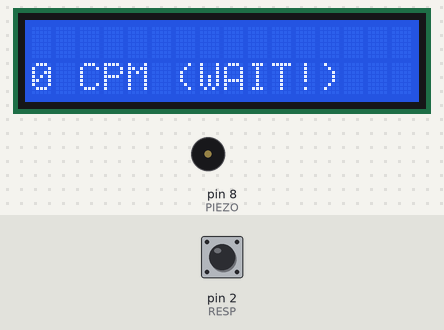
Bench run of a sketch on a simulated Arduino Uno, built with avr-gcc and run on an emulated ATmega328P. Parts: 16×2 character LCD, buzzer (waves = sounding). Inputs (shaded band) come from the test bench; at power-on: pin 2 (RESP) LOW.

Above: at 1.2 s.
1.3 s: pin 2 (RESP) driven HIGH
At 2.8 s:
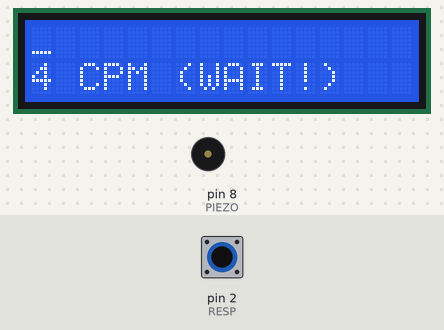
4.3 s: pin 2 (RESP) pulsed LOW 5 times (0.12 s each, 0.3 s apart)
At 6.7 s:
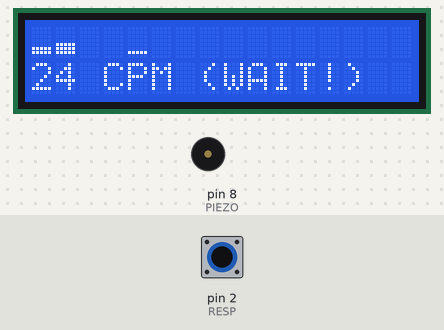
7.3 s: pin 2 (RESP) pulsed LOW 2 times (0.12 s each, 0.3 s apart)
At 8.5 s:
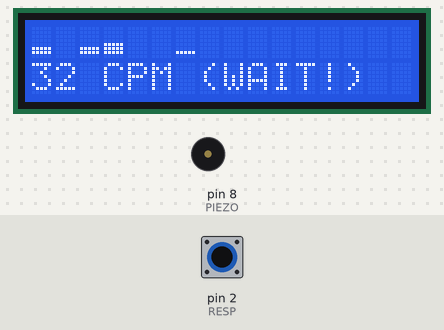
Timing chart, 0 to 10.3 s (numbered marks = the images above; inputs shaded):
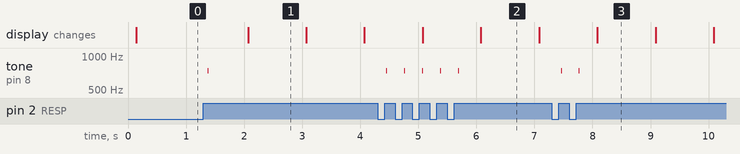

The sketch:

geiger.ino
```cpp
//---------------------//
// Geiger Counter Code //
//---------------------//

#include <LiquidCrystal.h>

const int PIEZO = 8;
const int HVTRIG = 7;
const int RESP = 2;

const int TIME = 700;// 219; // 219 @ 3V, 145 @ 5V

const double FREQ_KHZ = 1.43;
const double FREQ_KHZ_DIGITS = 4;

const int ITERS_BETWEEN_REPORTING = 100;

volatile int counts = 0;
int countsBeforeLastBeep = 0;

const int LCD_RS = 12, LCD_EN = 11, LCD_D4 = 3, LCD_D5 = 4, LCD_D6 = 5, LCD_D7 = 6;

const int CPM_INTERVAL_SECS = 15;
const int CPM_INTERVAL_SECS_DIGITS = 2;
const double CPM_INTERVAL_MINS = ((double)CPM_INTERVAL_SECS) / 60;

const byte LCDBG_ONE [7] = {
  B00000,
  B00000,
  B00000,
  B00000,
  B00000,
  B00000,
  B11111
};

const byte LCDBG_TWO [7] = {
  B00000,
  B00000,
  B00000,
  B00000,
  B00000,
  B11111,
  B11111
};

const byte LCDBG_THREE [7] = {
  B00000,
  B00000,
  B00000,
  B00000,
  B11111,
  B11111,
  B11111
};

const byte LCDBG_FOUR [7] = {
  B00000,
  B00000,
  B00000,
  B11111,
  B11111,
  B11111,
  B11111
};

const byte LCDBG_GTFOUR [7] = {
  B00100,
  B01010,
  B10001,
  B00000,
  B11111,
  B11111,
  B11111
};

LiquidCrystal lcd (LCD_RS, LCD_EN, LCD_D4, LCD_D5, LCD_D6, LCD_D7);

int cpsCountsBefore = 0;
long cpsTimeBefore = 0;

int rollingCps [CPM_INTERVAL_SECS];

void setup() {
  // put your setup code here, to run once:
  lcd.begin(16, 2);
  pinMode(HVTRIG, OUTPUT);
  pinMode(RESP, INPUT);
  attachInterrupt(digitalPinToInterrupt(RESP), isr_resp, RISING);
  lcd.createChar(0, LCDBG_ONE);
  lcd.createChar(1, LCDBG_TWO);
  lcd.createChar(2, LCDBG_THREE);
  lcd.createChar(3, LCDBG_FOUR);
  lcd.createChar(4, LCDBG_GTFOUR);
}

void loop() {
  // put your main code here, to run repeatedly:
  for (int i = 0; i < ITERS_BETWEEN_REPORTING; i++) {
    digitalWrite(HVTRIG, LOW);
    delayMicroseconds(TIME / 2);
    digitalWrite(HVTRIG, HIGH);
    delayMicroseconds(TIME / 2);
  }
  int countsNow = counts;
  if (countsNow > countsBeforeLastBeep) {
    tone(PIEZO, 740, 10);
    countsBeforeLastBeep = countsNow;
  }
  if ((millis() - cpsTimeBefore) >= 1000) {
    int cpsNow = countsNow - cpsCountsBefore;
    for (int i = CPM_INTERVAL_SECS - 1; i > 0; i--) {
      rollingCps[i] = rollingCps[i - 1];
    }
    rollingCps[0] = cpsNow;
    cpsCountsBefore = countsNow;
    cpsTimeBefore = millis();
  }
  int clicksInCpmInterval = 0;
  for (int i = 0; i < CPM_INTERVAL_SECS; i++) {
    clicksInCpmInterval += rollingCps[i];
  }
  double cpmNow = clicksInCpmInterval / CPM_INTERVAL_MINS;
  lcd.clear();
  lcd.setCursor(0, 0);
  for (int i = 0; i < CPM_INTERVAL_SECS; i++) {
    int x = rollingCps[i];
    if (x == 0) {
      lcd.print(" ");
    } else if (x > 4) {
      lcd.write(byte(4));
    } else {
      lcd.write(byte(x - 1));
    }
  }
  //lcd.print("Total: ");
  //lcd.print(countsNow);
  lcd.setCursor(0, 1);
  lcd.print((int)cpmNow);
  lcd.print(" CPM");
  if ((millis() / 1000) <= CPM_INTERVAL_SECS) {
    lcd.print(" (WAIT!)");
  } else {
    switch ((millis() / 1000) % 6) {
      case 0:
        lcd.setCursor(16 - 6, 1);
        lcd.print("SBM-20");
        break;
      case 1:
        lcd.setCursor(16 - 4, 1);
        lcd.print("400V");
        break;
      case 2:
        lcd.setCursor(16 - 5, 1);
        lcd.print("4.7M");
        lcd.print((char)244);
        break;
      case 3:
        lcd.setCursor(16 - FREQ_KHZ_DIGITS - 3, 1);
        lcd.print(FREQ_KHZ);
        lcd.print("KHz");
        break;
      case 4:
        lcd.setCursor(16 - 5, 1);
        lcd.print("@10mH");
        break;
      case 5:
        lcd.setCursor(16 - CPM_INTERVAL_SECS_DIGITS - 1, 1);
        lcd.print(CPM_INTERVAL_SECS);
        lcd.print("s");
        break;
    }
  }
}

void isr_resp() {
  counts++;
}
```

Measured:
- after the input at 1.3 s, tone on pin 8 (PIEZO): silent → 740 Hz after 0.07 s, → silent 0.01 s later; the display: changes after 0.77 s (image 1)
- after the input at 4.3 s, tone on pin 8 (PIEZO): alternates 740 Hz for 0.01 s and silent for 0.30 s, 10 changes in all, then stays silent, starting after 0.15 s; the display: first changes after 0.77 s (image 2 shows a later state)
- after the input at 7.3 s, tone on pin 8 (PIEZO): alternates 740 Hz for 0.01 s and silent for 0.30 s, 4 changes in all, then stays silent, starting after 0.16 s; the display: changes after 0.78 s (image 3)
- what the display in image 1 shows lasts 1.0 s, from 2.1 s to 3.1 s
